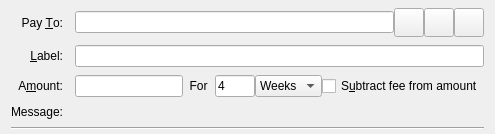
  <widget class="QFrame" name="SendCoins">
   <property name="toolTip">
    <string>This is a normal payment.</string>
   </property>
   <property name="frameShape">
    <enum>QFrame::NoFrame</enum>
   </property>
   <layout class="QGridLayout" name="gridLayout">
    <property name="topMargin">
     <number>8</number>
    </property>
    <property name="bottomMargin">
     <number>4</number>
    </property>
    <property name="horizontalSpacing">
     <number>12</number>
    </property>
    <property name="verticalSpacing">
     <number>8</number>
    </property>
    <item row="4" column="0" colspan="2">
     <widget class="Line" name="line">
      <property name="orientation">
       <enum>Qt::Horizontal</enum>
      </property>
     </widget>
    </item>
    <item row="0" column="0">
     <widget class="QLabel" name="payToLabel">
      <property name="text">
       <string>Pay &amp;To:</string>
      </property>
      <property name="alignment">
       <set>Qt::AlignRight|Qt::AlignTrailing|Qt::AlignVCenter</set>
      </property>
      <property name="buddy">
       <cstring>payTo</cstring>
      </property>
     </widget>
    </item>
    <item row="1" column="1">
     <widget class="QLineEdit" name="addAsLabel">
      <property name="toolTip">
       <string>Enter a label for this address to add it to the list of used addresses</string>
      </property>
     </widget>
    </item>
    <item row="2" column="0">
     <widget class="QLabel" name="amountLabel">
      <property name="text">
       <string>A&amp;mount:</string>
      </property>
      <property name="alignment">
       <set>Qt::AlignRight|Qt::AlignTrailing|Qt::AlignVCenter</set>
      </property>
      <property name="buddy">
       <cstring>payAmount</cstring>
      </property>
     </widget>
    </item>
    <item row="0" column="1">
     <layout class="QHBoxLayout" name="payToLayout">
      <property name="spacing">
       <number>0</number>
      </property>
      <item>
       <widget class="QValidatedLineEdit" name="payTo">
        <property name="toolTip">
         <string>The SUQA address to send the payment to</string>
        </property>
       </widget>
      </item>
      <item>
       <widget class="QToolButton" name="addressBookButton">
        <property name="toolTip">
         <string>Choose previously used address</string>
        </property>
        <property name="text">
         <string/>
        </property>
        <property name="icon">
         <iconset resource="../../../../../../Desktop/suqa 5 eylül/SUQA/src/qt/bitcoin.qrc">
          <normaloff>:/icons/address-book</normaloff>:/icons/address-book</iconset>
        </property>
        <property name="iconSize">
         <size>
          <width>22</width>
          <height>22</height>
         </size>
        </property>
        <property name="shortcut">
         <string>Alt+A</string>
        </property>
       </widget>
      </item>
      <item>
       <widget class="QToolButton" name="pasteButton">
        <property name="toolTip">
         <string>Paste address from clipboard</string>
        </property>
        <property name="text">
         <string/>
        </property>
        <property name="icon">
         <iconset resource="../../../../../../Desktop/suqa 5 eylül/SUQA/src/qt/bitcoin.qrc">
          <normaloff>:/icons/editpaste</normaloff>:/icons/editpaste</iconset>
        </property>
        <property name="iconSize">
         <size>
          <width>22</width>
          <height>22</height>
         </size>
        </property>
        <property name="shortcut">
         <string>Alt+P</string>
        </property>
       </widget>
      </item>
      <item>
       <widget class="QToolButton" name="deleteButton">
        <property name="toolTip">
         <string>Remove this entry</string>
        </property>
        <property name="text">
         <string/>
        </property>
        <property name="icon">
         <iconset resource="../../../../../../Desktop/suqa 5 eylül/SUQA/src/qt/bitcoin.qrc">
          <normaloff>:/icons/remove</normaloff>:/icons/remove</iconset>
        </property>
        <property name="iconSize">
         <size>
          <width>22</width>
          <height>22</height>
         </size>
        </property>
       </widget>
      </item>
     </layout>
    </item>
    <item row="1" column="0">
     <widget class="QLabel" name="labellLabel">
      <property name="text">
       <string>&amp;Label:</string>
      </property>
      <property name="alignment">
       <set>Qt::AlignRight|Qt::AlignTrailing|Qt::AlignVCenter</set>
      </property>
      <property name="buddy">
       <cstring>addAsLabel</cstring>
      </property>
     </widget>
    </item>
    <item row="2" column="1">
     <layout class="QHBoxLayout" name="horizontalLayoutAmount" stretch="0,0,0,0,1">
      <item>
       <widget class="BitcoinAmountField" name="payAmount"/>
      </item>
      <item>
       <widget class="QLabel" name="locklabel">
        <property name="text">
         <string>  For  </string>
        </property>
       </widget>
      </item>
      <item>
       <widget class="QLineEdit" name="lockperiod">
        <property name="enabled">
         <bool>true</bool>
        </property>
        <property name="maximumSize">
         <size>
          <width>40</width>
          <height>16777215</height>
         </size>
        </property>
        <property name="layoutDirection">
         <enum>Qt::LeftToRight</enum>
        </property>
        <property name="text">
         <string>4</string>
        </property>
        <property name="maxLength">
         <number>6</number>
        </property>
       </widget>
      </item>
      <item>
       <widget class="QComboBox" name="locklength">
        <item>
         <property name="text">
          <string>Weeks</string>
         </property>
        </item>
        <item>
         <property name="text">
          <string>Days</string>
         </property>
        </item>
        <item>
         <property name="text">
          <string>Blocks</string>
         </property>
        </item>
       </widget>
      </item>
      <item>
       <widget class="QCheckBox" name="checkboxSubtractFeeFromAmount">
        <property name="toolTip">
         <string>The fee will be deducted from the amount being sent. The recipient will receive less bitcoins than you enter in the amount field. If multiple recipients are selected, the fee is split equally.</string>
        </property>
        <property name="text">
         <string>S&amp;ubtract fee from amount</string>
        </property>
       </widget>
      </item>
     </layout>
    </item>
    <item row="3" column="0">
     <widget class="QLabel" name="messageLabel">
      <property name="text">
       <string>Message:</string>
      </property>
      <property name="alignment">
       <set>Qt::AlignRight|Qt::AlignTrailing|Qt::AlignVCenter</set>
      </property>
     </widget>
    </item>
    <item row="3" column="1">
     <widget class="QLabel" name="messageTextLabel">
      <property name="toolTip">
       <string>A message that was attached to the suqa: URI which will be stored with the transaction for your reference. Note: This message will not be sent over the SUQA network.</string>
      </property>
      <property name="textFormat">
       <enum>Qt::PlainText</enum>
      </property>
     </widget>
    </item>
   </layout>
  </widget>
